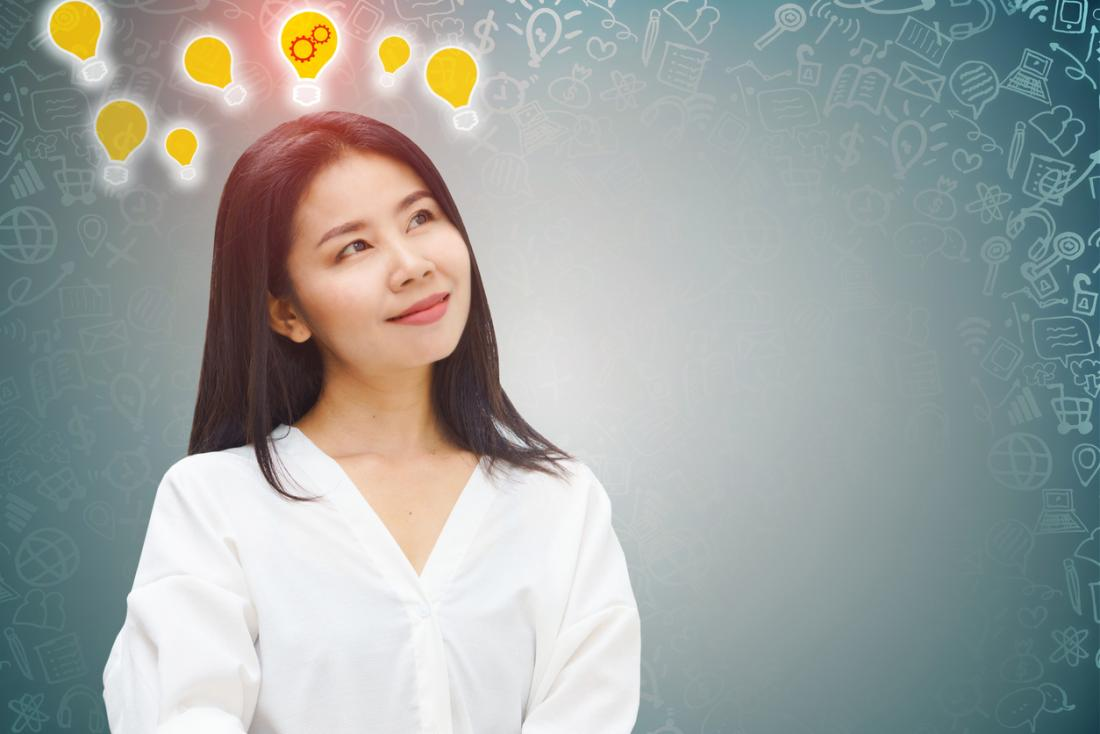
#> input picture w.jpg, 1100 x 734 px
$ python bg_removal.py
#> lines starting #> are read from the running program, lines starting #| are printed output that depends on the picture; after the words box and inside, x2 and y2 are one past the last pixel; in counts of white or black regions, pixels touching at a corner belong together
import numpy as np
import cv2


img = cv2.imread('w.jpg')
#> img is the input picture: shape (734, 1100, 3); mean B, G, R 161, 164.1, 158.6
print(img)
#> (printed output is left out)
gray = cv2.cvtColor(img,cv2.COLOR_BGR2RGB)


edgs = cv2.Canny(gray, 50, 50)
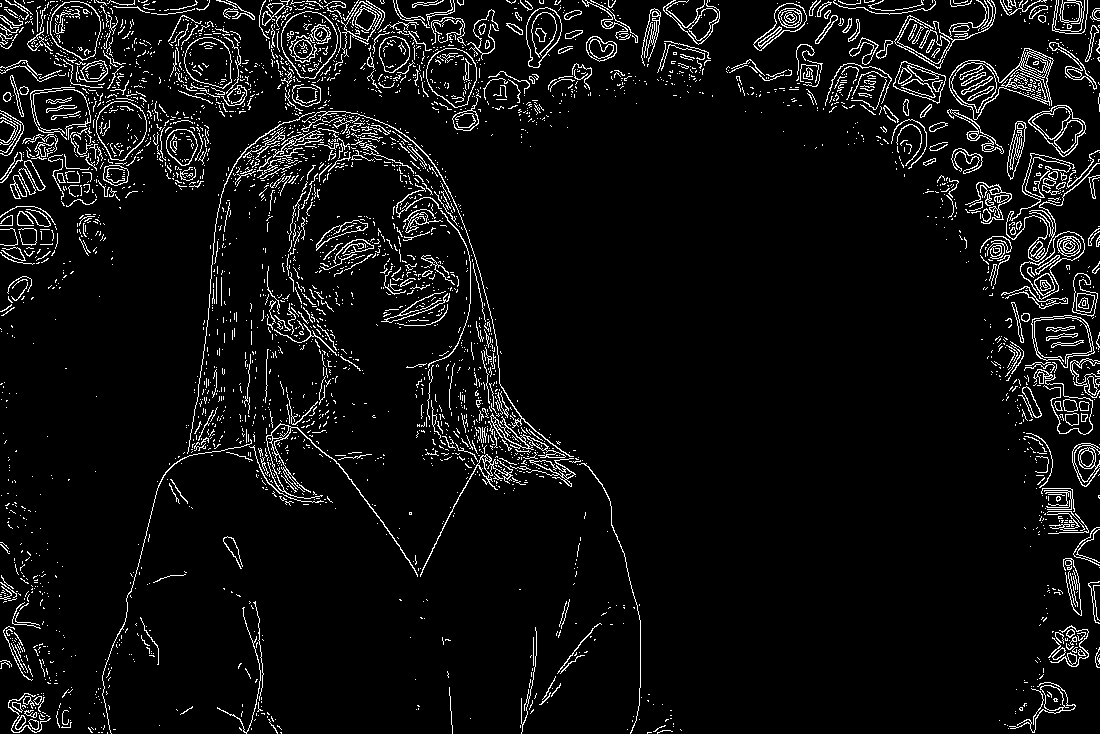
#> edgs: shape (734, 1100); 6.2% white in thin lines or dots
edgs = cv2.dilate(edgs, None)
#> edgs: shape (734, 1100); 20.1% white; 480 white regions (267 under 20 px), largest, box (x1, y1, x2, y2) and area: (94, 0, 643, 734) 57857, (0, 0, 264, 208) 21539, (752, 0, 997, 170) 10538
edgs = cv2.erode(edgs, None)
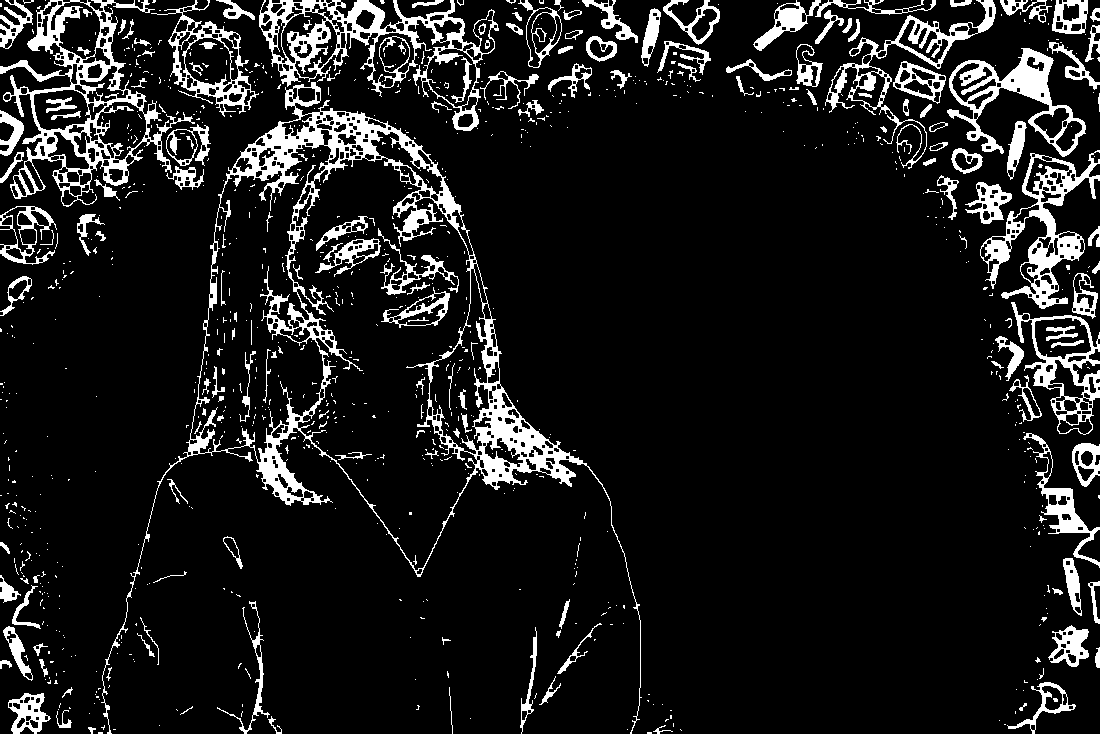
#> edgs: shape (734, 1100); 10.9% white; 955 white regions (786 under 20 px)

print(edgs)
#> (printed output is left out)

contour_info = []
contours, _ = cv2.findContours(edgs, cv2.RETR_LIST, cv2.CHAIN_APPROX_NONE)
#> contours = 1685 contours, 1088 with area under 20; largest, box (x1, y1, x2, y2) and area: (101, 82, 642, 734) 101647, (288, 157, 478, 571) 47054, (190, 144, 332, 463) 24590, (0, 0, 195, 207) 16796, (259, 0, 499, 131) 13854

for c in contours:
    contour_info.append((
        c,
        cv2.isContourConvex(c),
        cv2.contourArea(c),
    ))
#> this loop made 1685 passes
#> c on passes 3 to 5: [[680, 729], [681, 730]], [[627, 729]], [[113, 729], [114, 729], [115, 729], [114, 729]]
#> after the loop, contour_info = 1685 items
contour_info = sorted(contour_info, key=lambda c: c[2], reverse=True)
max_contour = contour_info[0]
#> max_contour = 3 items, first 3: contour of 3358 points, box (x1, y1, x2, y2) (101, 82, 642, 734), area 101647, False, 101647
print(max_contour)
#> (printed output is left out)


msk = np.zeros(edgs.shape)
cv2.fillConvexPoly(msk, max_contour[0], (10))
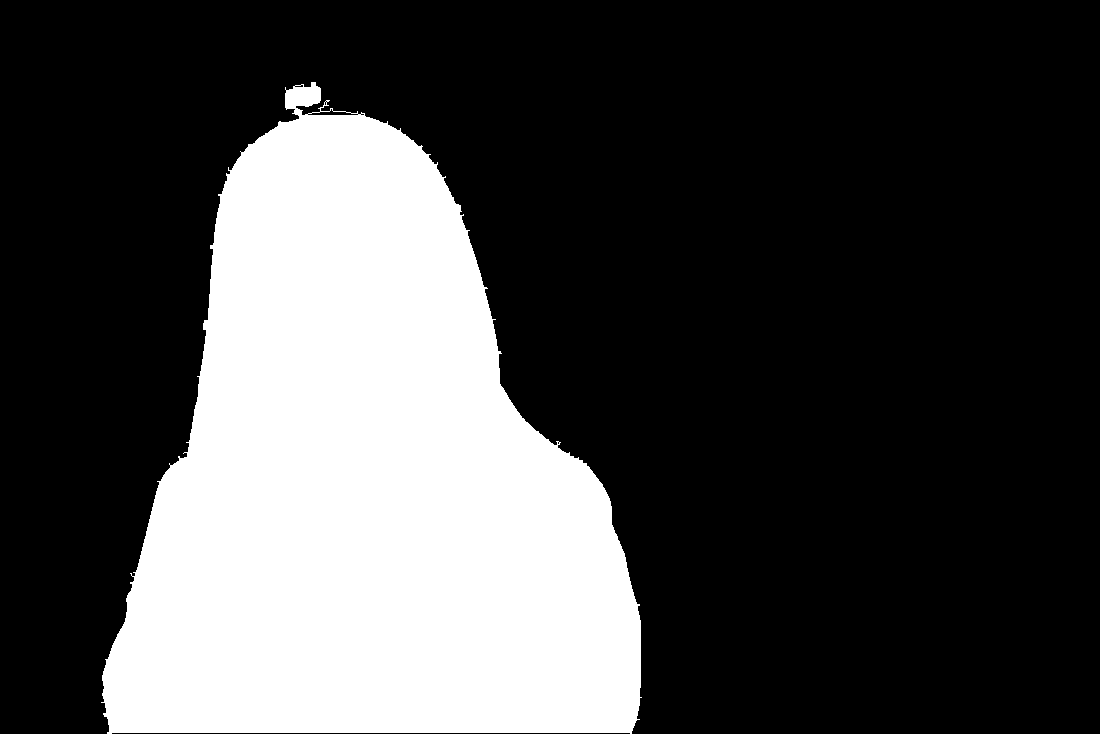
#> msk: shape (734, 1100) float64; values 0 (black) and 10 (white), 28.3% white; 1 white region, box (x1, y1, x2, y2) and area: (101, 82, 642, 734) 228092


msk = cv2.dilate(msk, None, iterations=0)
msk = cv2.erode(msk, None, iterations=0)
msk = cv2.GaussianBlur(msk, (21, 21), 0)
msk_stack = np.dstack([msk]*3)


msk_stack  = msk_stack.astype('float32') / 12.0
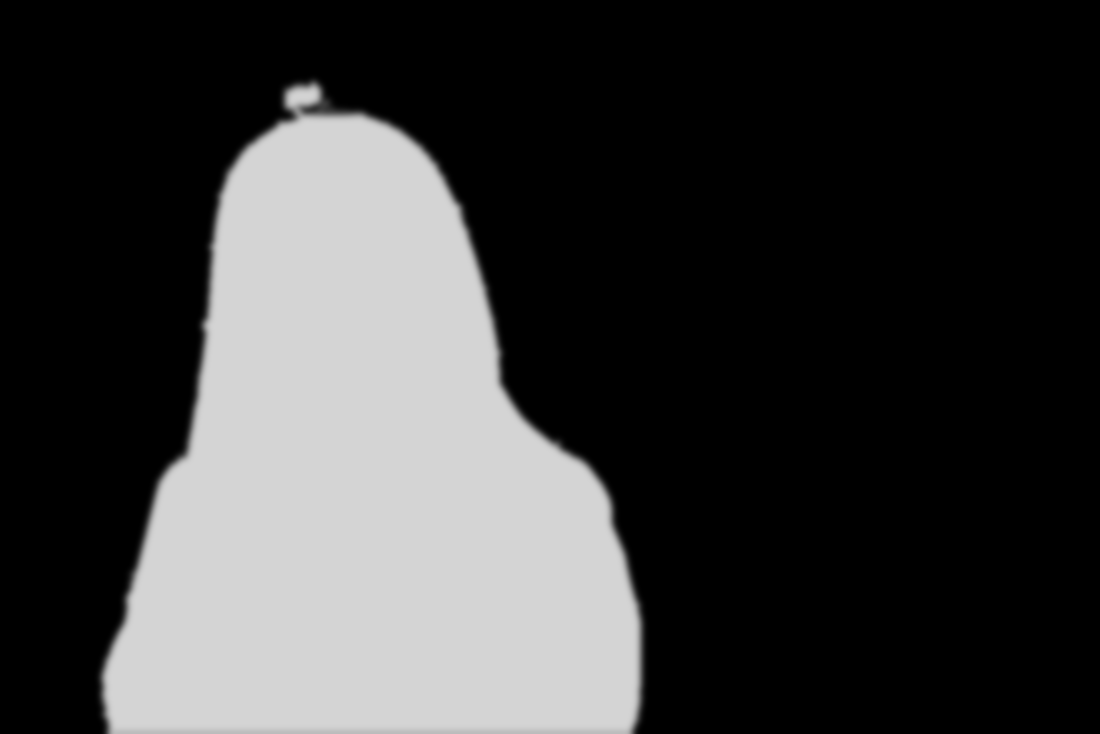
#> msk_stack: shape (734, 1100, 3) float32; min 0, max 0.833, mean 0.236
img         = img.astype('float32') / 12.0

msked = (msk_stack * img) + ((1-msk_stack) * (0.0,0,0.9))
msked = (msked * 12).astype('uint8')
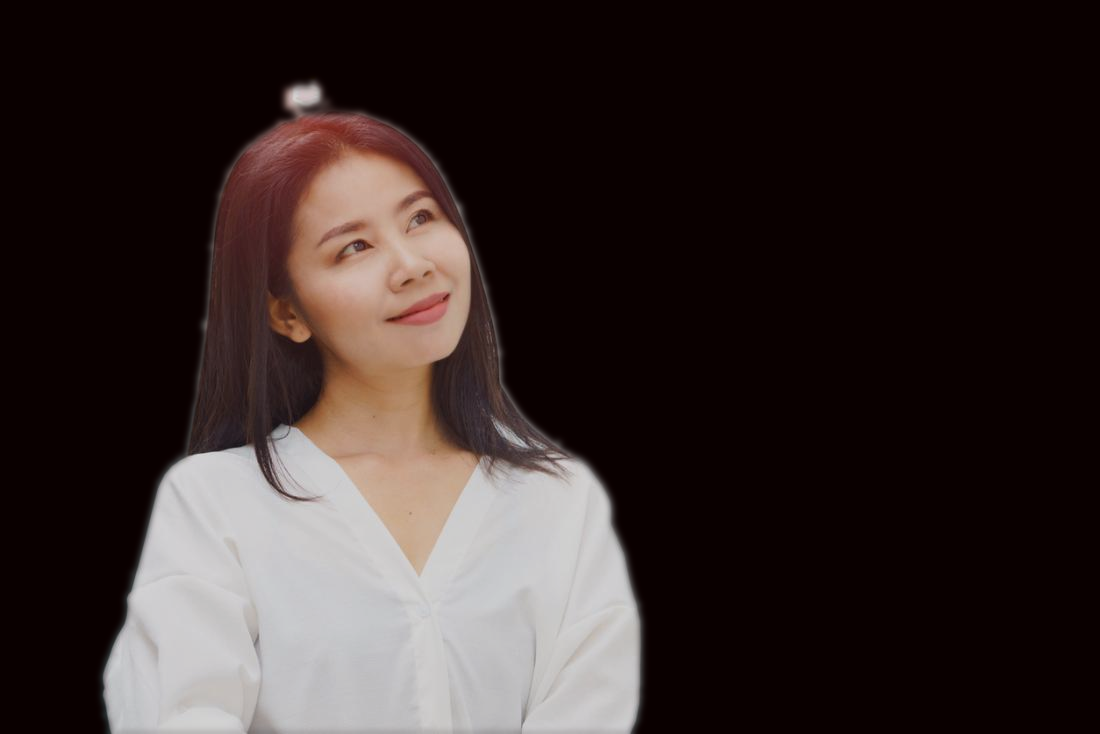
#> msked: shape (734, 1100, 3); mean of channels 0, 1, 2 41.9, 43.2, 54.9; drawn as B, G, R

cv2.imshow('img', msked)
cv2.waitKey()

$ run again, with e.jpg copied over w.jpg
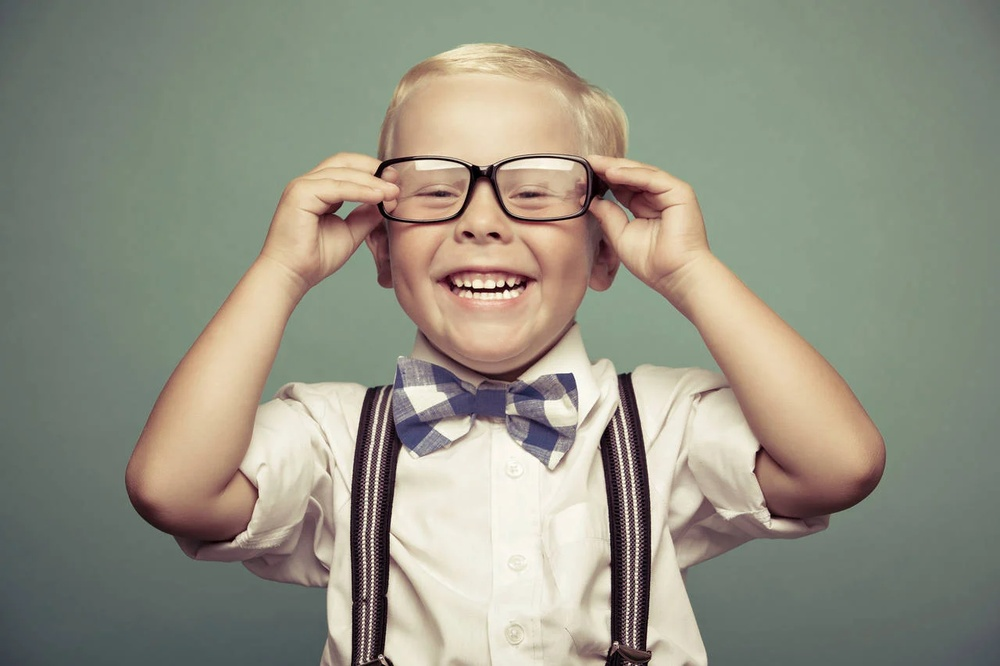
#> input picture e.jpg, 1000 x 666 px, shrunk from 1280 x 853 before the run
#> img is the input picture: shape (666, 1000, 3); mean B, G, R 131, 145.8, 146.7
#> (printed output is left out)
#> `edgs = cv2.erode(edgs, None)`:
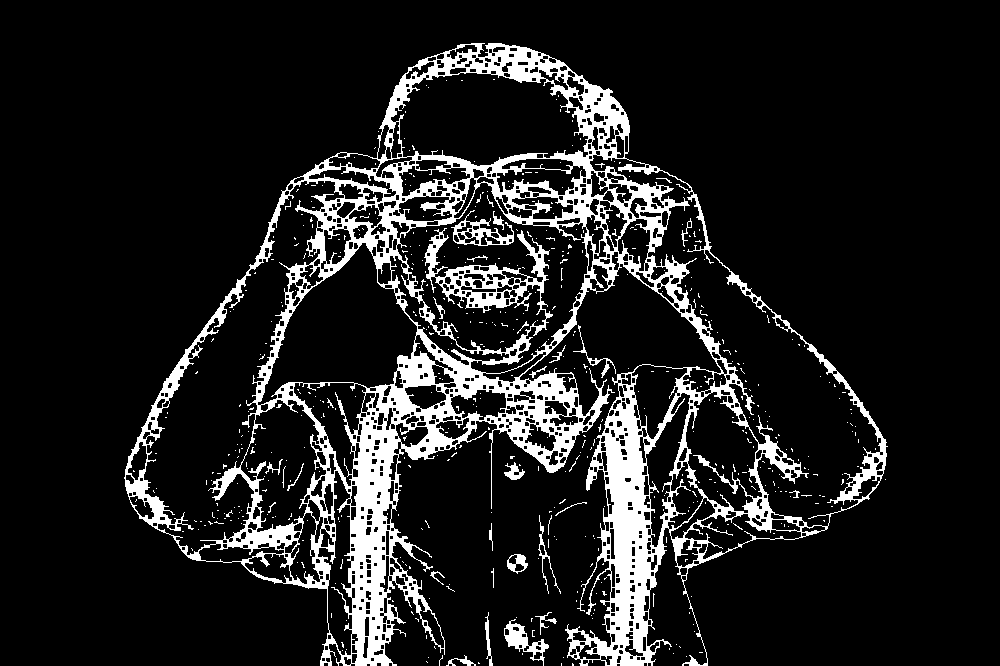
#> edgs: shape (666, 1000); 12.5% white; 534 white regions (505 under 20 px)
#> (printed output is left out)
#> contours = 1464 contours, 857 with area under 20; largest, box (x1, y1, x2, y2) and area: (124, 43, 888, 666) 239271, (589, 154, 882, 528) 26686, (143, 180, 345, 556) 25198, (396, 182, 589, 374) 17234, (390, 72, 589, 167) 13640
#> the loop `for c in contours:` made 1464 passes
#> c on passes 2 to 4: [[561, 663], [561, 664], [561, 665], [561, 664]], [[478, 662], [478, 663], [479, 663]], [[426, 661], [427, 662]]
#> after the loop `for c in contours:`: contour_info = 1464 items
#> max_contour = 3 items, first 3: contour of 5338 points, box (x1, y1, x2, y2) (124, 43, 888, 666), area 239271, False, 239271
#> (printed output is left out)
#> `msked = (msked * 12).astype('uint8')`:
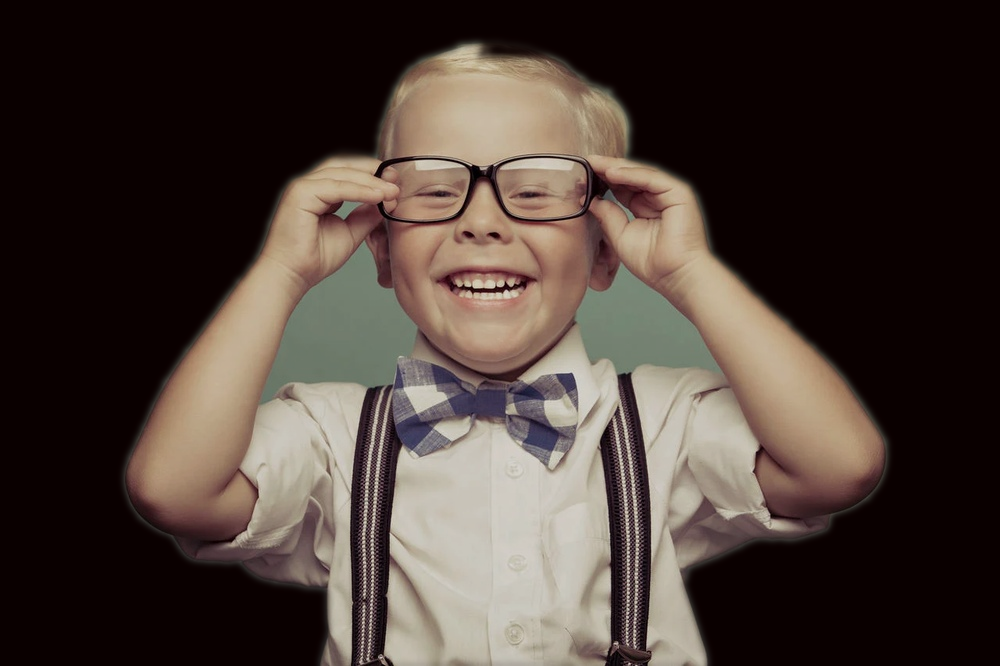
#> msked: shape (666, 1000, 3); mean of channels 0, 1, 2 54.5, 61.1, 74; drawn as B, G, R

$ run again, with s.jpg copied over w.jpg
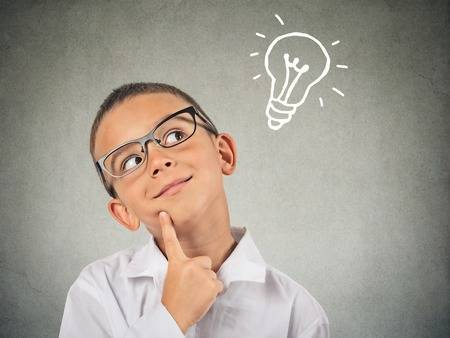
#> input picture s.jpg, 450 x 338 px
#> img is the input picture: shape (338, 450, 3); mean B, G, R 145.1, 155.9, 163.2
#> (printed output is left out)
#> `edgs = cv2.erode(edgs, None)`:
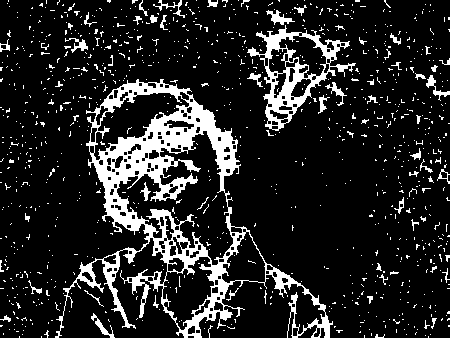
#> edgs: shape (338, 450); 14.6% white; 1011 white regions (954 under 20 px)
#> (printed output is left out)
#> contours = 1181 contours, 1066 with area under 20; largest, box (x1, y1, x2, y2) and area: (55, 79, 333, 338) 27724, (116, 130, 234, 266) 6886, (247, 25, 356, 131) 4778, (93, 92, 190, 161) 2716, (162, 256, 215, 331) 2224
#> the loop `for c in contours:` made 1181 passes
#> c on passes 1 to 3: [[428, 336], [428, 337]], [[41, 336], [41, 337]], [[19, 336], [19, 337]]
#> after the loop `for c in contours:`: contour_info = 1181 items
#> max_contour = 3 items, first 3: contour of 2557 points, box (x1, y1, x2, y2) (55, 79, 333, 338), area 27724, False, 27723.5
#> (printed output is left out)
#> `msked = (msked * 12).astype('uint8')`:
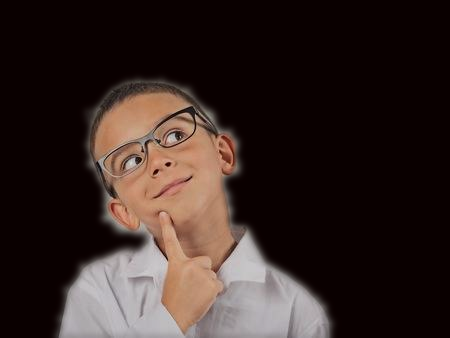
#> msked: shape (338, 450, 3); mean of channels 0, 1, 2 34.9, 38.4, 52.9; drawn as B, G, R
